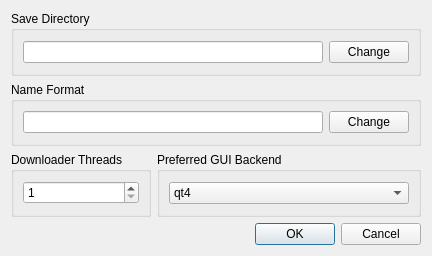
<?xml version="1.0" encoding="UTF-8"?>
<ui version="4.0">
 <class>SettingsDialog</class>
 <widget class="QDialog" name="SettingsDialog">
  <property name="windowModality">
   <enum>Qt::ApplicationModal</enum>
  </property>
  <property name="geometry">
   <rect>
    <x>0</x>
    <y>0</y>
    <width>432</width>
    <height>256</height>
   </rect>
  </property>
  <property name="windowTitle">
   <string>Preferences</string>
  </property>
  <layout class="QGridLayout" name="gridLayout">
   <item row="1" column="0" colspan="2">
    <widget class="QGroupBox" name="groupBox_2">
     <property name="title">
      <string>Name Format</string>
     </property>
     <layout class="QHBoxLayout" name="horizontalLayout_2">
      <item>
       <widget class="QLineEdit" name="nameFormatLineEdit">
        <property name="readOnly">
         <bool>true</bool>
        </property>
       </widget>
      </item>
      <item>
       <widget class="QPushButton" name="nameFormatButton">
        <property name="text">
         <string>Change</string>
        </property>
       </widget>
      </item>
     </layout>
    </widget>
   </item>
   <item row="2" column="0">
    <widget class="QGroupBox" name="groupBox_3">
     <property name="title">
      <string>Downloader Threads</string>
     </property>
     <layout class="QHBoxLayout" name="horizontalLayout_3">
      <item>
       <widget class="QSpinBox" name="numThreadsSpinBox">
        <property name="minimum">
         <number>1</number>
        </property>
        <property name="maximum">
         <number>5</number>
        </property>
       </widget>
      </item>
     </layout>
    </widget>
   </item>
   <item row="2" column="1">
    <widget class="QGroupBox" name="groupBox_4">
     <property name="title">
      <string>Preferred GUI Backend</string>
     </property>
     <layout class="QHBoxLayout" name="horizontalLayout_4">
      <item>
       <widget class="QComboBox" name="toolkitComboBox">
        <item>
         <property name="text">
          <string>qt4</string>
         </property>
        </item>
        <item>
         <property name="text">
          <string>gtk</string>
         </property>
        </item>
        <item>
         <property name="text">
          <string>cmd</string>
         </property>
        </item>
       </widget>
      </item>
     </layout>
    </widget>
   </item>
   <item row="3" column="1">
    <widget class="QDialogButtonBox" name="buttonBox">
     <property name="orientation">
      <enum>Qt::Horizontal</enum>
     </property>
     <property name="standardButtons">
      <set>QDialogButtonBox::Cancel|QDialogButtonBox::Ok</set>
     </property>
    </widget>
   </item>
   <item row="0" column="0" colspan="2">
    <widget class="QGroupBox" name="groupBox">
     <property name="title">
      <string>Save Directory</string>
     </property>
     <layout class="QHBoxLayout" name="horizontalLayout">
      <item>
       <widget class="QLineEdit" name="saveDirLineEdit">
        <property name="readOnly">
         <bool>true</bool>
        </property>
       </widget>
      </item>
      <item>
       <widget class="QPushButton" name="saveDirButton">
        <property name="text">
         <string>Change</string>
        </property>
       </widget>
      </item>
     </layout>
    </widget>
   </item>
  </layout>
 </widget>
 <resources/>
 <connections>
  <connection>
   <sender>buttonBox</sender>
   <signal>accepted()</signal>
   <receiver>SettingsDialog</receiver>
   <slot>accept()</slot>
   <hints>
    <hint type="sourcelabel">
     <x>248</x>
     <y>254</y>
    </hint>
    <hint type="destinationlabel">
     <x>157</x>
     <y>274</y>
    </hint>
   </hints>
  </connection>
  <connection>
   <sender>buttonBox</sender>
   <signal>rejected()</signal>
   <receiver>SettingsDialog</receiver>
   <slot>reject()</slot>
   <hints>
    <hint type="sourcelabel">
     <x>316</x>
     <y>260</y>
    </hint>
    <hint type="destinationlabel">
     <x>286</x>
     <y>274</y>
    </hint>
   </hints>
  </connection>
 </connections>
</ui>
